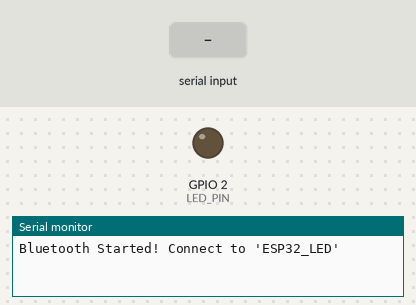
A sketch run on a simulated ESP32. On the bench: output pins drawn as LEDs (lit = HIGH), the last lines printed to the serial monitor. Inputs (shaded band) come from the test bench. Nothing arrives over Bluetooth unless stated.

Above: at 1.2 s.
1.3 s: "1" received over the second serial link
At 2.0 s:
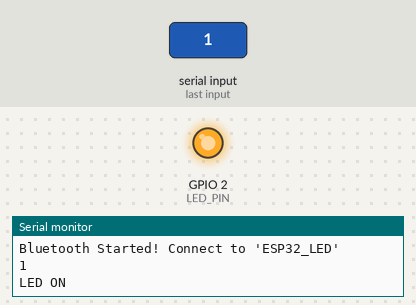
2.8 s: "0" received over the second serial link
At 3.1 s:
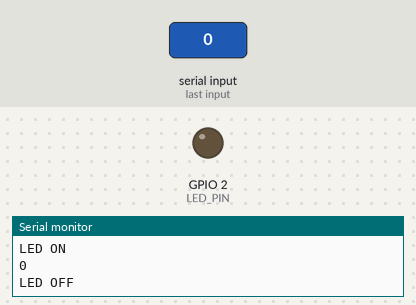
Timing chart, 0 to 5.8 s (numbered marks = the images above; inputs shaded):
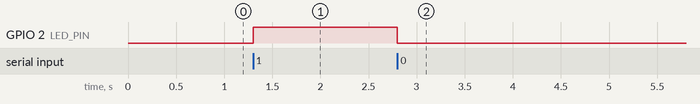

Measured:
- after the input at 1.3 s, GPIO 2 (LED_PIN): LOW → HIGH at once
- after the input at 2.8 s, GPIO 2 (LED_PIN): HIGH → LOW at once

The sketch:

17_BLUETOOTH_LED.ino
```cpp
// LED Control via Bluetooth using ESP32

#include "BluetoothSerial.h"  // Include Bluetooth library

#define LED_PIN 2  // LED connected to GPIO2

BluetoothSerial SerialBT;  // Create Bluetooth Serial object

void setup() {
  Serial.begin(9600);        // Start Serial Monitor for debugging
  pinMode(LED_PIN, OUTPUT);  // Set LED pin as output

  // Start Bluetooth communication with device name "ESP32_LED"
  SerialBT.begin("ESP32_LED");
  Serial.println("Bluetooth Started! Connect to 'ESP32_LED'");
}

void loop() {
  // Check if Bluetooth has received any data
  if (SerialBT.available()) {
    char data = SerialBT.read();  // Read one character from Bluetooth
    Serial.println(data);         // Print received data to Serial Monitor

    // Turn LED ON if '1' is received
    if (data == '1') {
      digitalWrite(LED_PIN, HIGH);
      Serial.println("LED ON");
    }
    // Turn LED OFF if '0' is received
    else if (data == '0') {
      digitalWrite(LED_PIN, LOW);
      Serial.println("LED OFF");
    }
  }
}
```
